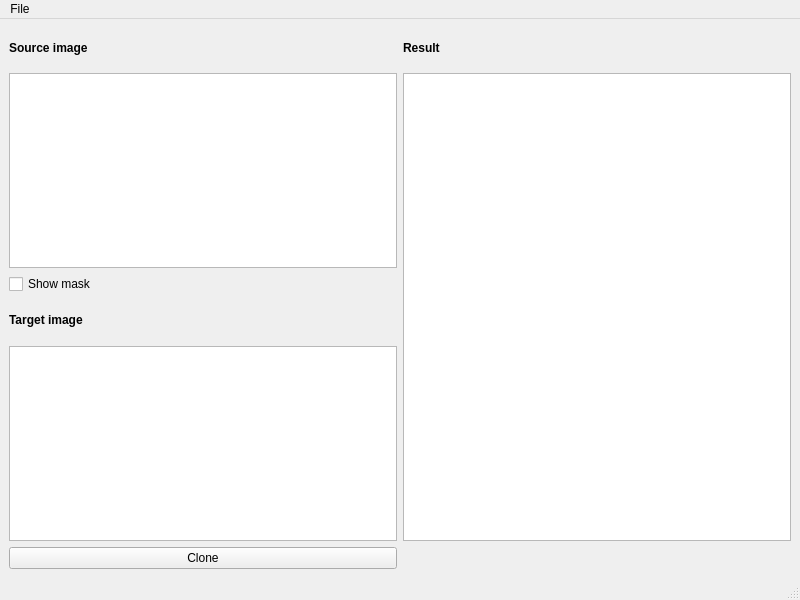
<?xml version="1.0" encoding="UTF-8"?>
<ui version="4.0">
 <class>PoissonCloningGUI</class>
 <widget class="QMainWindow" name="PoissonCloningGUI">
  <property name="geometry">
   <rect>
    <x>0</x>
    <y>0</y>
    <width>800</width>
    <height>600</height>
   </rect>
  </property>
  <property name="windowTitle">
   <string>Poisson Cloning</string>
  </property>
  <widget class="QWidget" name="centralwidget">
   <layout class="QGridLayout" name="gridLayout" rowstretch="1,5,1,1,5,0" columnstretch="1,1">
    <item row="1" column="0">
     <widget class="QGraphicsView" name="graphicsViewSourceImage">
      <property name="verticalScrollBarPolicy">
       <enum>Qt::ScrollBarAlwaysOff</enum>
      </property>
      <property name="horizontalScrollBarPolicy">
       <enum>Qt::ScrollBarAlwaysOff</enum>
      </property>
     </widget>
    </item>
    <item row="1" column="1" rowspan="4">
     <widget class="QGraphicsView" name="graphicsViewResultImage"/>
    </item>
    <item row="4" column="0">
     <widget class="QGraphicsView" name="graphicsViewTargetImage">
      <property name="verticalScrollBarPolicy">
       <enum>Qt::ScrollBarAlwaysOff</enum>
      </property>
      <property name="horizontalScrollBarPolicy">
       <enum>Qt::ScrollBarAlwaysOff</enum>
      </property>
     </widget>
    </item>
    <item row="2" column="0">
     <widget class="QCheckBox" name="chkShowMask">
      <property name="text">
       <string>Show mask</string>
      </property>
     </widget>
    </item>
    <item row="0" column="0">
     <widget class="QLabel" name="label">
      <property name="font">
       <font>
        <weight>75</weight>
        <bold>true</bold>
       </font>
      </property>
      <property name="text">
       <string>Source image</string>
      </property>
     </widget>
    </item>
    <item row="3" column="0">
     <widget class="QLabel" name="label_2">
      <property name="font">
       <font>
        <weight>75</weight>
        <bold>true</bold>
       </font>
      </property>
      <property name="text">
       <string>Target image</string>
      </property>
     </widget>
    </item>
    <item row="0" column="1">
     <widget class="QLabel" name="label_3">
      <property name="font">
       <font>
        <weight>75</weight>
        <bold>true</bold>
       </font>
      </property>
      <property name="text">
       <string>Result</string>
      </property>
     </widget>
    </item>
    <item row="5" column="0">
     <widget class="QPushButton" name="btnClone">
      <property name="text">
       <string>Clone</string>
      </property>
     </widget>
    </item>
   </layout>
  </widget>
  <widget class="QMenuBar" name="menubar">
   <property name="geometry">
    <rect>
     <x>0</x>
     <y>0</y>
     <width>800</width>
     <height>20</height>
    </rect>
   </property>
   <widget class="QMenu" name="menuFile">
    <property name="title">
     <string>File</string>
    </property>
    <addaction name="actionOpenImage"/>
    <addaction name="actionSaveResult"/>
   </widget>
   <addaction name="menuFile"/>
  </widget>
  <widget class="QStatusBar" name="statusbar"/>
  <action name="actionOpenImage">
   <property name="text">
    <string>Open Image</string>
   </property>
  </action>
  <action name="actionSaveResult">
   <property name="text">
    <string>Save Result</string>
   </property>
  </action>
 </widget>
 <resources/>
 <connections/>
</ui>
